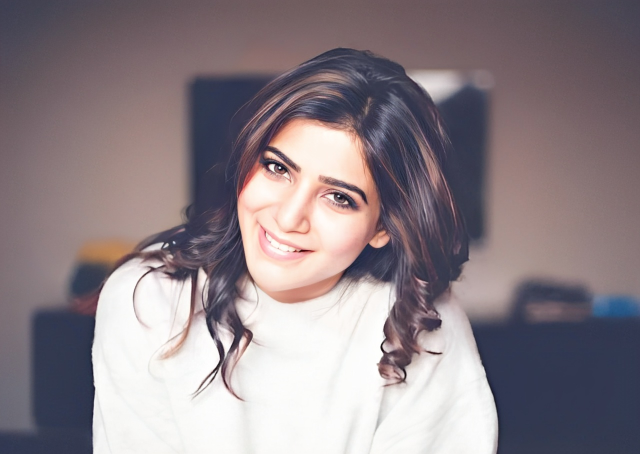
#> input picture sam.jpg, 1280 x 908 px (shown at 1/2 size)
$ jupyter execute 'dip ex 5.ipynb'
#> lines starting #> are read from the running program, lines starting #| are printed output that depends on the picture
[cell 1]
import numpy as np
import cv2
import matplotlib.pyplot as plt

input_image = cv2.imread ("sam.jpg")
#> input_image is the input picture: shape (908, 1280, 3); mean B, G, R 134.9, 129.4, 140.8

input_image = cv2. cvtColor (input_image, cv2. COLOR_BGR2RGB)

plt. axis('off')

plt.imshow(input_image)
plt. show()

rows, cols, dim = input_image.shape
#> rows = 908; cols = 1280; dim = 3

M = np. float32([[1, 0, 50],
                 [0, 1, 100],
                 [0, 0, 1]])

translated_image = cv2.warpPerspective (input_image, M, (cols, rows))
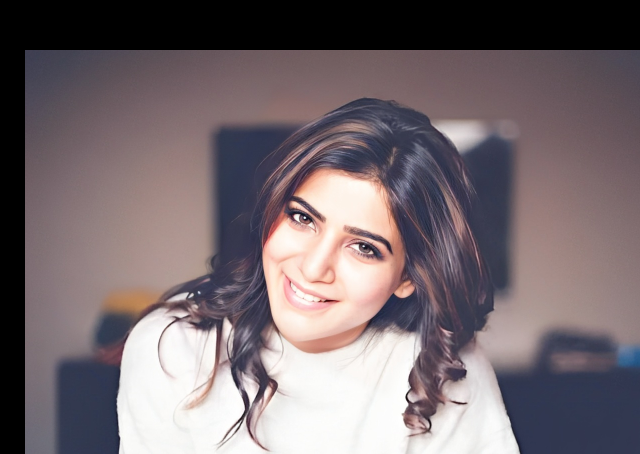
#> translated_image: shape (908, 1280, 3) (shown at 1/2 size); mean R, G, B 118.2, 106.8, 111.2

plt.axis("off")

plt.imshow(translated_image)
plt.show()

[cell 2]
import numpy as np
import cv2
import matplotlib.pyplot as plt

input_image = cv2.imread ("sam.jpg")

plt. axis('off')

plt.imshow(input_image)

plt. show()

rows, cols, dim = input_image.shape

M = np. float32([[1.9, 0, 0],
                 [0, 1.9, 0],
                 [0, 0, 1]])

scaled_image = cv2.warpPerspective (input_image, M, (cols*2, rows*2))
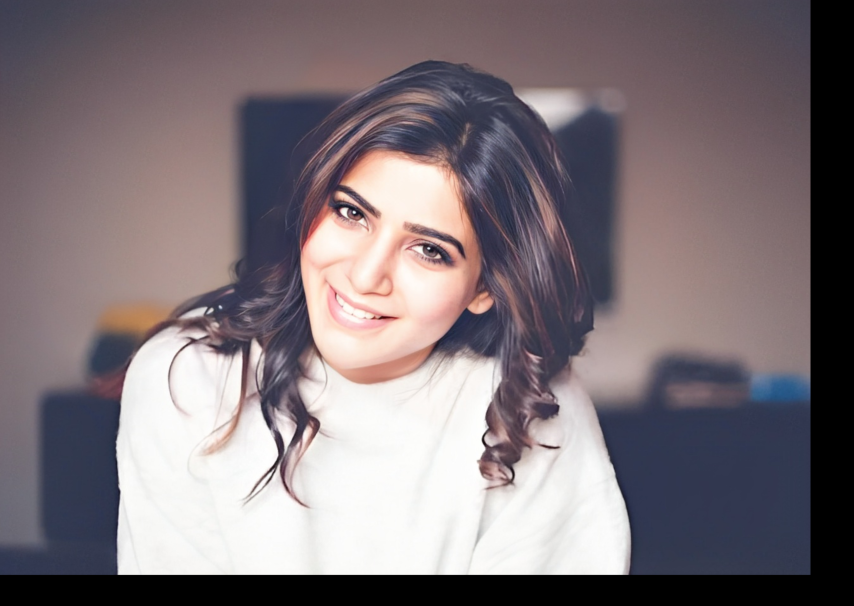
#> scaled_image: shape (1816, 2560, 3) (shown at 1/3 size); mean B, G, R 121.7, 116.7, 127.1

plt.axis("off")
plt.imshow(scaled_image)
plt.show()

[cell 3]
import numpy as np
import cv2
import matplotlib.pyplot as plt
input_image = cv2.imread("sam.jpg")
input_image = cv2.cvtColor(input_image,cv2.COLOR_BGR2RGB)
plt.axis('off')
plt.imshow(input_image)
plt.show()
rows,cols,dim = input_image.shape
M_x = np.float32([[1,0.3,0],
                 [0,1,0],
                 [0,0,1]])

M_y = np.float32([[1,0,0],
                 [0.3,1,0],
                 [0,0,1]])

sheared_xaxis = cv2.warpPerspective(input_image,M_x,(int(cols*1.5),int(rows*1.5)))
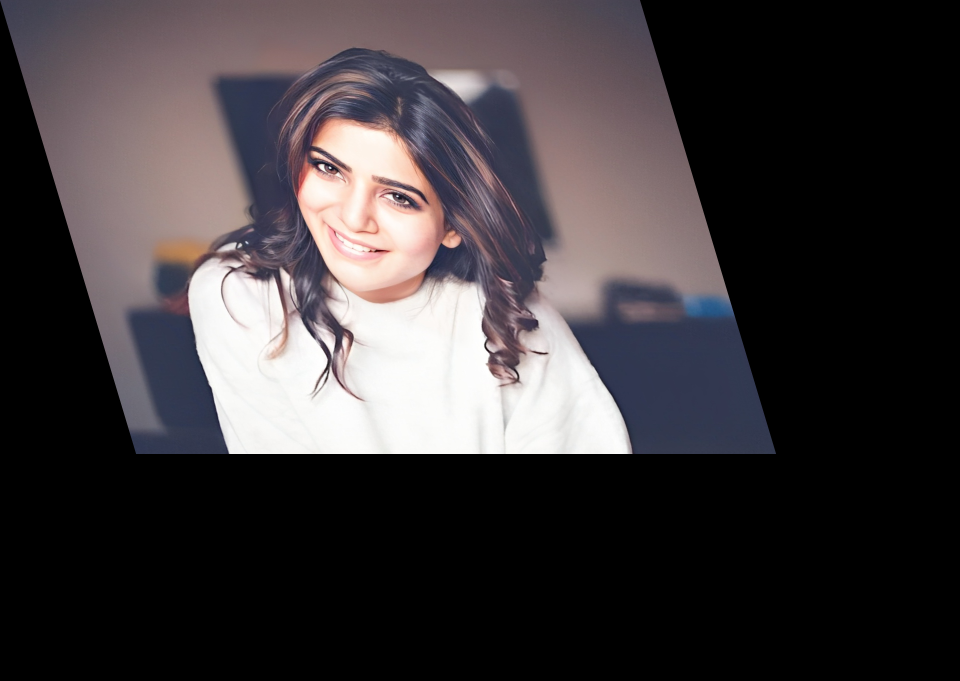
#> sheared_xaxis: shape (1362, 1920, 3) (shown at 1/2 size); mean R, G, B 62.6, 57.5, 60
sheared_yaxis = cv2.warpPerspective(input_image,M_y,(int(cols*1.5),int(rows*1.5)))
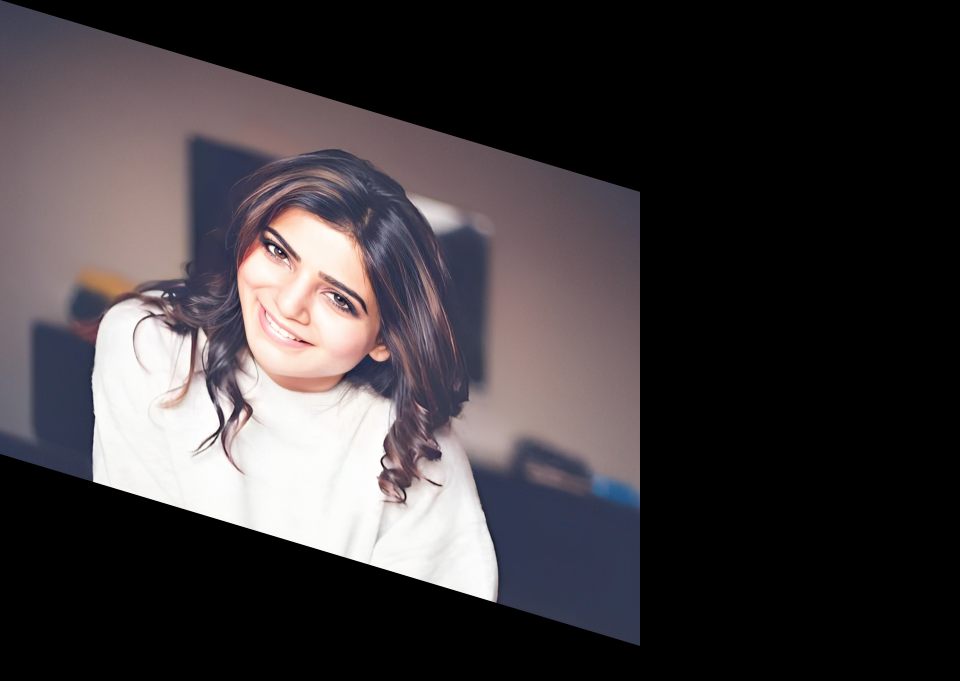
#> sheared_yaxis: shape (1362, 1920, 3) (shown at 1/2 size); mean R, G, B 62.6, 57.5, 60
plt.axis('off')
plt.imshow(sheared_xaxis)
plt.show()
plt.axis('off')
plt.imshow(sheared_yaxis)
plt.show()

[cell 4]
import numpy as np
import cv2
import matplotlib.pyplot as plt
input_image = cv2.imread("sam.jpg")
input_image = cv2.cvtColor(input_image,cv2.COLOR_BGR2RGB)
plt.axis('off')
plt.imshow(input_image)
plt.show()
rows,cols,dim = input_image.shape
M_x = np.float32([[1,0,0],
                 [0,-1,rows],
                 [0,0,1]])
#> M_x = [[1, 0, 0], [0, -1, 908], [0, 0, 1]]

M_y = np.float32([[-1,0,cols],
                 [0,1,0],
                 [0,0,1]])
#> M_y = [[-1, 0, 1280], [0, 1, 0], [0, 0, 1]]

reflected_xaxis = cv2.warpPerspective(input_image,M_x,(int(cols),int(rows)))
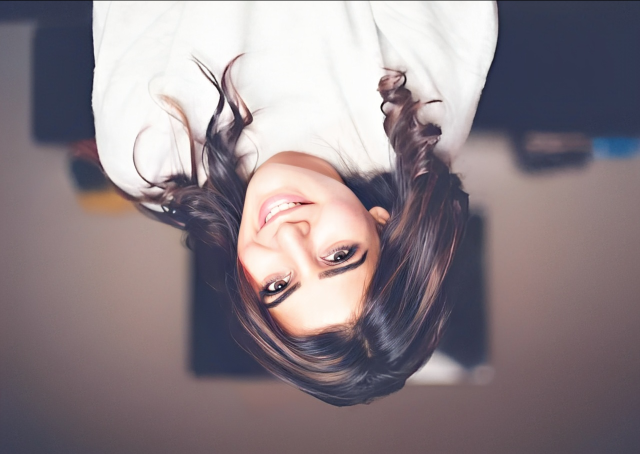
#> reflected_xaxis: shape (908, 1280, 3) (shown at 1/2 size); mean R, G, B 140.7, 129.3, 134.8
reflected_yaxis = cv2.warpPerspective(input_image,M_y,(int(cols),int(rows)))
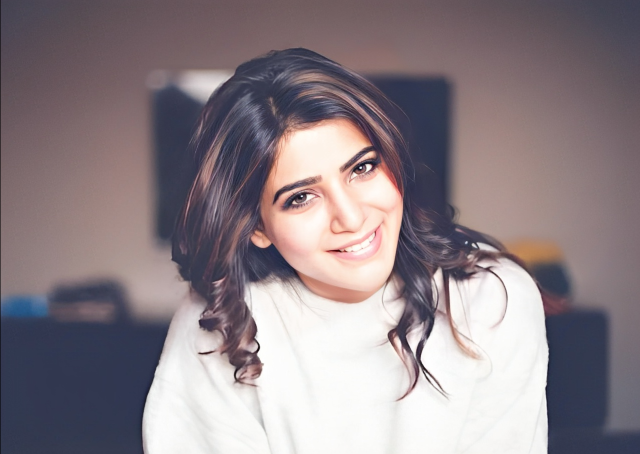
#> reflected_yaxis: shape (908, 1280, 3) (shown at 1/2 size); mean R, G, B 140.7, 129.3, 134.8
plt.axis('off')
plt.imshow(reflected_xaxis)
plt.show()
plt.axis('off')
plt.imshow(reflected_yaxis)
plt.show()

[cell 5]
import numpy as np
import cv2
import matplotlib.pyplot as plt
input_image = cv2.imread("sam.jpg")
input_image = cv2.cvtColor(input_image,cv2.COLOR_BGR2RGB)
plt.axis('off')
plt.imshow(input_image)
plt.show()
rows,cols,dim = input_image.shape
angle = np.radians(20)

M = np.float32([[np.cos(angle),-(np.sin(angle)),0],
               [np.sin(angle),np.cos(angle),0],
               [0,0,1]])

rotated_image = cv2.warpPerspective(input_image,M,(int(cols),int(rows)))
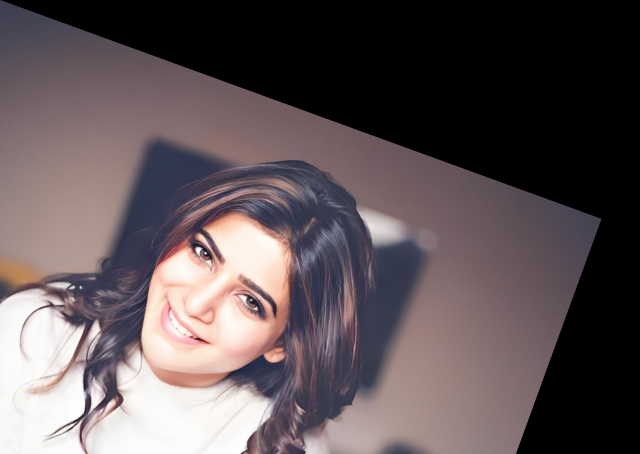
#> rotated_image: shape (908, 1280, 3) (shown at 1/2 size); mean R, G, B 95.2, 84.5, 87
plt.axis('off')
plt.imshow(rotated_image)
plt.show()

[cell 6]
import numpy as np
import cv2
import matplotlib.pyplot as plt
input_image = cv2.imread("sam.jpg")
input_image = cv2.cvtColor(input_image,cv2.COLOR_BGR2RGB)
plt.axis('off')
plt.imshow(input_image)
plt.show()
rows,cols,dim = input_image.shape

cropped_image = input_image[500:600,600:650]
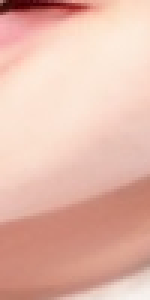
#> cropped_image: shape (100, 50, 3) (shown 3 times larger); mean R, G, B 229.4, 185.5, 171.5

plt.axis('off')
plt.imshow(cropped_image)
plt.show()
